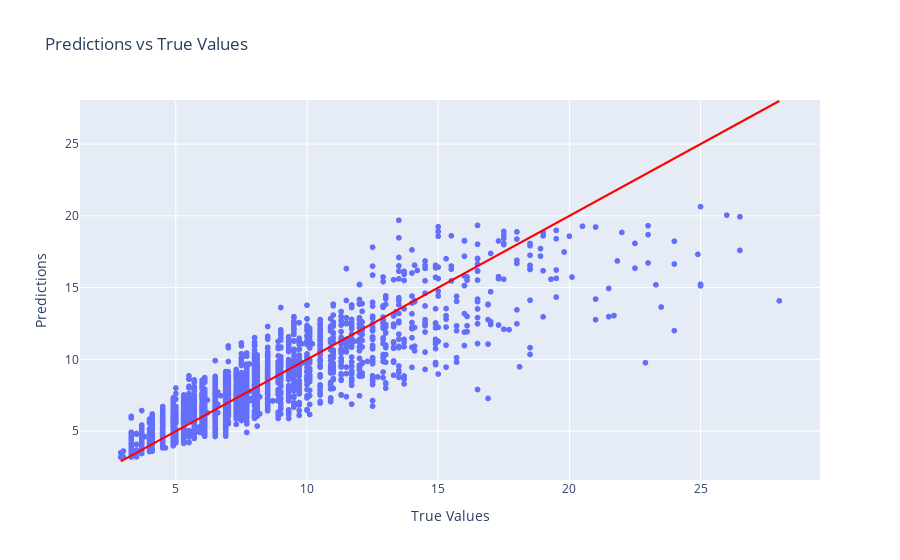

Source (notebook cell):
### Markdown cell above
## Random Forest Regressor

### Code cell
from sklearn.ensemble import RandomForestRegressor

rf = RandomForestRegressor(
    n_estimators=1000,
    criterion='squared_error', # {'squared_error', 'absolute_error', 'friedman_mse', 'poisson'}
    max_depth=6,
    min_samples_leaf=2,
    min_impurity_decrease=0.0,
    bootstrap=True,
    max_samples=0.7,

    n_jobs=-1,
    random_state=42
)

rf_pipe = Pipeline(
    steps=[
        ('preprocessor', preprocessor),
        ('model', rf)
    ]
)

rf_pipe.fit(X_train, y_train)

y_pred = rf_pipe.predict(X_test)

rf_eval=evaluate_model(y_pred)
visualise_preds(y_pred)
rf_eval

### Figure 1 — Plotly figure (JSON) as saved in the notebook; plotly's stock layout.template omitted (floating-point values rounded to 4 significant figures; data arrays with more than 128 entries replaced by an {"elided": "..."} marker saying what was removed)
{"data": [{"hovertemplate": "True Values=%{x}<br>Predictions=%{y}<extra></extra>", "legendgroup": "", "marker": {"color": "#636efa", "symbol": "circle"}, "mode": "markers", "name": "", "showlegend": false, "type": "scattergl", "x": {"elided": "2791 float values"}, "xaxis": "x", "y": {"elided": "2791 float values"}, "yaxis": "y"}], "layout": {"legend": {"tracegroupgap": 0}, "shapes": [{"line": {"color": "red"}, "type": "line", "x0": 2.9, "x1": 28, "y0": 2.9, "y1": 28}], "title": {"text": "Predictions vs True Values"}, "xaxis": {"anchor": "y", "domain": [0, 1], "title": {"text": "True Values"}}, "yaxis": {"anchor": "x", "domain": [0, 1], "title": {"text": "Predictions"}}}}
